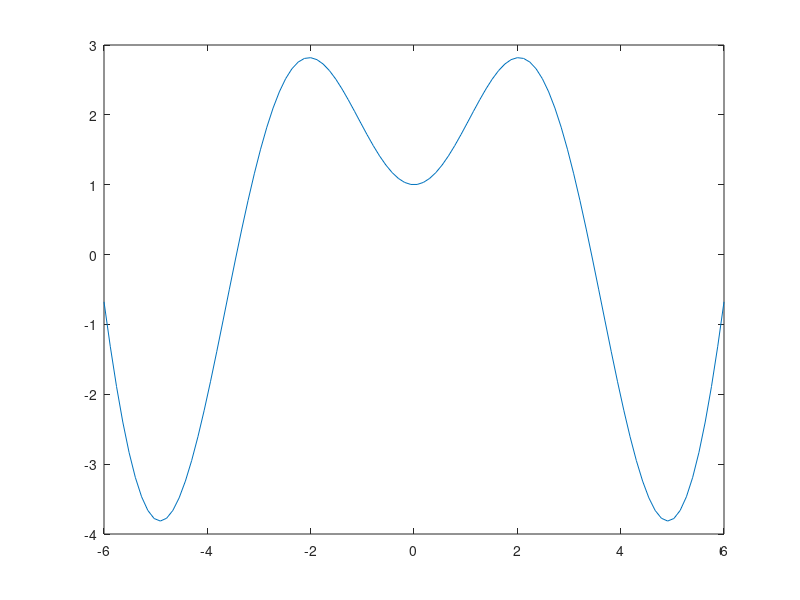

Write the MATLAB code that produced this figure.
clear all
close all
clc

%%


fun = @(x) x.*sin(x)+1;

lb = -6;
ub = 6;

A = [];
b = [];
Aeq = [];
beq = [];

x0 = (lb + ub)/2;

x = fmincon(fun,x0,A,b,Aeq,beq,lb,ub)

t = linspace(-6,6,100);

plot(t,fun(t));
